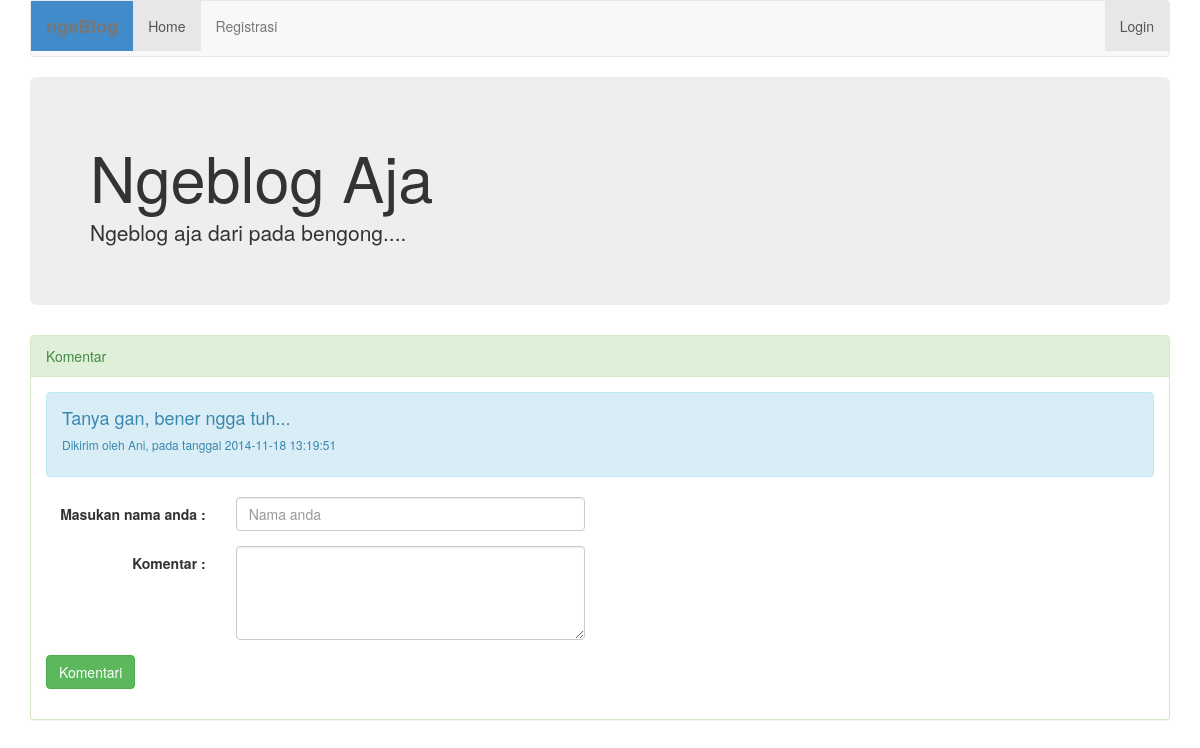
The page /page/berikan_komentar.php?id_post=2 on the database its author committed.
### tables this page shows
CREATE TABLE IF NOT EXISTS `komentar` (
  `id` int(11) NOT NULL AUTO_INCREMENT,
  `id_posting` int(11) NOT NULL,
  `pengirim` varchar(50) NOT NULL,
  `tanggal` datetime NOT NULL,
  `isi` text NOT NULL,
  PRIMARY KEY (`id`)
);

### page/model/kelas_komentar.php (called while the page is built, shortened)
<?php
class Komentar {
    private $pengirim;
    private $tanggal;
    private $isi;
    public function getPengirim() {
        return $this->pengirim;
    }
    public function getTanggal() {
        return $this->tanggal;
    }
    public function getIsi() {
        return $this->isi;
    }
    public function setPengirim($pengirim) {
        $this->pengirim = $pengirim;
    }
    public function setTanggal($tanggal) {
        $this->tanggal = $tanggal;
    }
    public function setIsi($isi) {
        $this->isi = $isi;
    }
}
class Komentar_dao_impl implements Komentar_dao{
    public function find_by_post($id_posting) {
        $hasil = array();
        $query = "SELECT * FROM komentar WHERE id_posting = '$id_posting'";
        $sql = mysql_query($query);
        while($res = mysql_fetch_array($sql)){
            $k = new Komentar();
            $k->setId($res['id']);
            $k->setId_posting($res['id_posting']);
            $k->setPengirim($res['pengirim']);
            $k->setTanggal($res['tanggal']);
            $k->setIsi($res['isi']);
            $hasil[] = $k;
        }
        return $hasil;
    }
}

### page/berikan_komentar.php (the view, shortened to what this page needs)
<!DOCTYPE html>
<html>
    <head>
        <link href="../styles/bootstrap.css" rel="stylesheet"/>
        <link href="../styles/bootstrap.min.css" rel="stylesheet"/>
        <link type="text/css" href="../js/themes/base/jquery.ui.all.css" rel="stylesheet"/>
    </head>
    <body>
        <div class="container">
            <div class="navbar navbar-default" role="navigation">
                <div class="navbar-header">
                    <label class="navbar-brand label-primary">ngeBlog</label>
                </div>
                <div class="navbar-collapse collapse">
                    <ul class="nav navbar-nav">
                        <li class="active"><a href="home.php">Home</a></li>
                        <li><a href="registrasi.php">Registrasi</a></li>
                    </ul>
                    <ul class="nav navbar-nav navbar-right">
                        <li class="active"><a href="login_author.php">Login</a></li>
                    </ul>
                </div>
            </div>
            <div class="jumbotron">
                <h1>Ngeblog Aja</h1>
                <p>Ngeblog aja dari pada bengong....</p>
            </div>
            <div class="panel panel-success">
                <div class="panel-heading">Komentar</div>
                <div class="panel-body">
                    <?php
                    include "model/kelas_komentar.php";
                    if (isset($_GET['id_post'])) {
                        $id_posting = filter_input(INPUT_GET, 'id_post');
                        $kd = new Komentar_dao_impl();
                        $list_komentar = $kd->find_by_post($id_posting);
                        for ($i = 0; $i < count($list_komentar); $i++) {
                            $k = $list_komentar[$i];
                            $pengirim = $k->getPengirim();
                            $tanggal = $k->getTanggal();
                            $isi = $k->getIsi();
                            if($i % 2 != 0){
                                echo "<div class='alert alert-success'><p><h4>$isi</h4></p><p><h6>Dikirim oleh $pengirim, pada tanggal $tanggal</h6></p></div>";
                            }else{
                                echo "<div class='alert alert-info'><p><h4>$isi</h4></p><p><h6>Dikirim oleh $pengirim, pada tanggal $tanggal</h6></p></div>";
                            }
                        }
                    }
                    ?>
                    <form action="berikan_komentar_finish.php" method="post" class="form-horizontal">
                        <div class="form-group">
                            <label class="col-sm-2 control-label">Masukan nama anda :</label>
                            <div class="col-sm-4">
                                <input type="text" class="form-control" name="nama" placeholder="Nama anda"/>
                            </div>
                        </div>
                        <div class="form-group">
                            <label class="col-sm-2 control-label">Komentar :</label>
                            <div class="col-sm-4">
                                <textarea class="form-control" name="isi" rows="4"></textarea>
                            </div>
                        </div>
                        <div class="form-group">
                            <div class="col-sm-4">
                                <input type="submit" value="Komentari" class="btn btn-success" name="Komen"/>
                            </div>
                        </div>
                    </form>
                </div>
            </div>
        </div>
    </body>
</html>

### rows shown on the page
komentar: isi "Tanya gan, bener ngga tuh...", pengirim "Ani", tanggal "2014-11-18 13:19:51"
